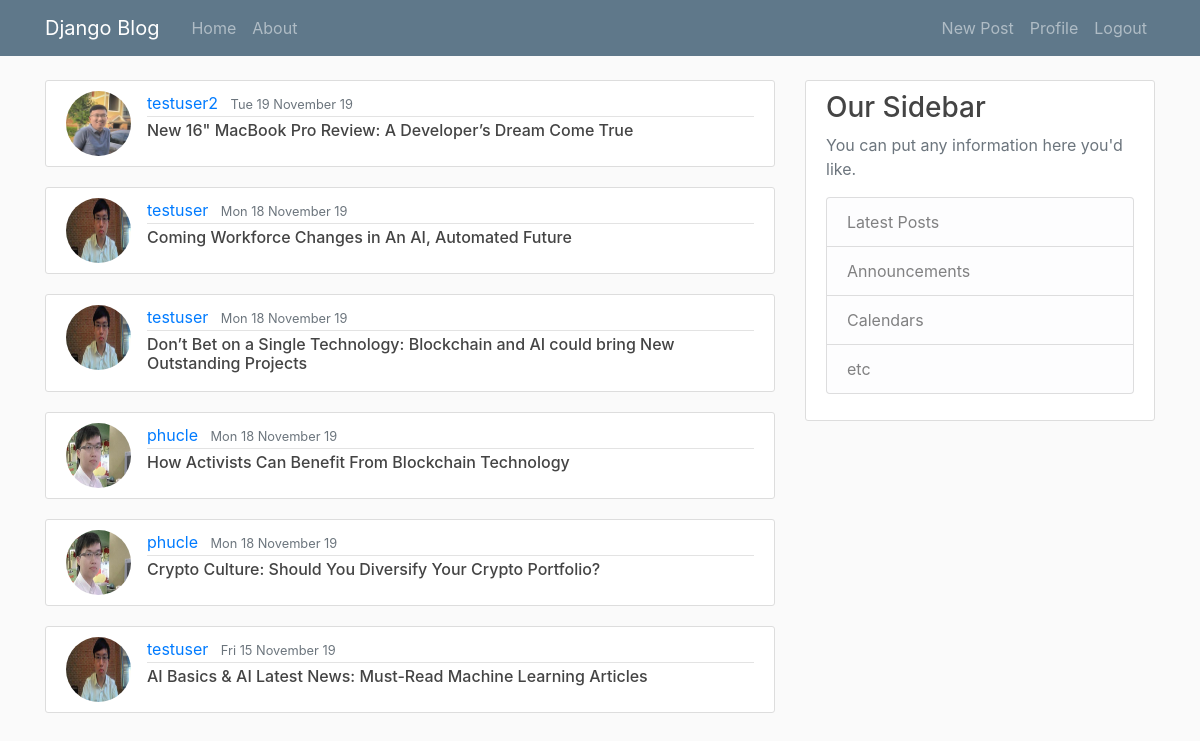
The app's page / (signed in) with its own data.
### blog/models.py (models this page shows, shortened)
class Post(models.Model):
  title = models.CharField(max_length=100)
  content = models.TextField()
  date_posted = models.DateTimeField(default=timezone.now)
  author = models.ForeignKey(User, on_delete=models.CASCADE) # when we delete author, all the posts will be deleted

### users/models.py (models this page shows, shortened)
class Profile(models.Model):
  user = models.OneToOneField(User, on_delete=models.CASCADE) # Cascade means that if we delete a user, we will delete the blog posted by that user but not otherwise
  image = models.ImageField(default='default.jpeg', upload_to='profile_pics')

### blog/views.py (the view)
# urls.py: path('', PostListView.as_view(), name='blog-home'),
class PostListView(ListView):
  model = Post
  template_name = 'blog/home.html' # <app><model>_<viewtype>.html
  context_object_name = 'posts'
  ordering = ['-date_posted'] # change order to have the newest on Top

### blog/templates/blog/home.html
{% extends "blog/base.html" %}
{% block content %}
    {% for post in posts %}
    <article class="media content-section">
      <img class="rounded-circle article-img" src = "{{ post.author.profile.image.url }} ">
        <div class="media-body">
          <div class="article-metadata">
            <a class="mr-2" href="{% url 'profile' %}">{{ post.author }}</a>
            <small class="text-muted">{{ post.date_posted|date:"D d F y " }}</small>
          </div>
          <h6><a class="article-title" href="{% url 'post-detail' post.id %}">{{ post.title }}</a></h6>
        </div>
      </article>
    {% endfor %}
{% endblock content %}

### blog/static/blog/main.css (style rules this page uses)
body { background: #fafafa; color: #333333; margin-top: 5rem; }
h1, h2, h3, h4, h5, h6 { color: #444444; }
.content-section { background: #ffffff; padding: 10px 20px; border: 1px solid #dddddd; border-radius: 3px; margin-bottom: 20px; }
.article-title { color: #444444; }
.article-img { height: 65px; width: 65px; margin-right: 16px; }
.article-metadata { padding-bottom: 1px; margin-bottom: 4px; border-bottom: 1px solid #e3e3e3 }

### records on screen
Post: author.profile.image (placeholder picture), author "testuser2", date_posted "Tue 19 November 19", title "New 16\" MacBook Pro Review: A Developer’s Dream Come True"
Post: author.profile.image (picture), author "testuser", date_posted "Mon 18 November 19", title "Coming Workforce Changes in An AI, Automated Future"
Post: author.profile.image (picture), author "testuser", date_posted "Mon 18 November 19", title "Don’t Bet on a Single Technology: Blockchain and AI could bring New Outstanding Projects"
Post: author.profile.image (picture), author "phucle", date_posted "Mon 18 November 19", title "How Activists Can Benefit From Blockchain Technology"
Post: author.profile.image (picture), author "phucle", date_posted "Mon 18 November 19", title "Crypto Culture: Should You Diversify Your Crypto Portfolio?"
Post: author.profile.image (picture), author "testuser", date_posted "Fri 15 November 19", title "AI Basics & AI Latest News: Must-Read Machine Learning Articles"
